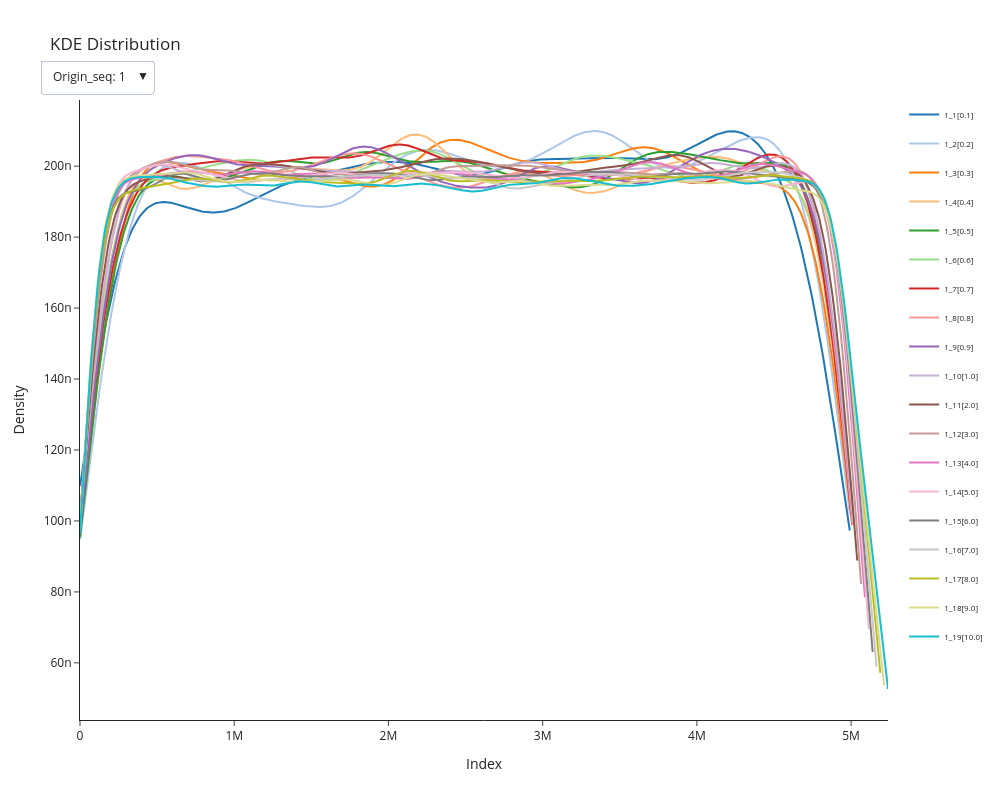

Notebook cell for this chart:
### Code cell
plotly_kde_dropdown(indel_dataframe)

### Figure 1 — Plotly figure (JSON) as saved in the notebook; plotly's stock layout.template omitted (floating-point values rounded to 4 significant figures; data arrays with more than 128 entries replaced by an {"elided": "..."} marker saying what was removed)
{"data": [{"legendgroup": "1[0.1]", "marker": {"color": "rgb(31, 119, 180)"}, "mode": "lines", "name": "1_1[0.1]", "showlegend": true, "type": "scatter", "visible": true, "x": {"elided": "500 float values"}, "xaxis": "x", "y": {"elided": "500 float values"}, "yaxis": "y"}, {"legendgroup": "2[0.2]", "marker": {"color": "rgb(174, 199, 232)"}, "mode": "lines", "name": "1_2[0.2]", "showlegend": true, "type": "scatter", "visible": true, "x": {"elided": "500 float values"}, "xaxis": "x", "y": {"elided": "500 float values"}, "yaxis": "y"}, {"legendgroup": "3[0.3]", "marker": {"color": "rgb(255, 127, 14)"}, "mode": "lines", "name": "1_3[0.3]", "showlegend": true, "type": "scatter", "visible": true, "x": {"elided": "500 float values"}, "xaxis": "x", "y": {"elided": "500 float values"}, "yaxis": "y"}, {"legendgroup": "4[0.4]", "marker": {"color": "rgb(255, 187, 120)"}, "mode": "lines", "name": "1_4[0.4]", "showlegend": true, "type": "scatter", "visible": true, "x": {"elided": "500 float values"}, "xaxis": "x", "y": {"elided": "500 float values"}, "yaxis": "y"}, {"legendgroup": "5[0.5]", "marker": {"color": "rgb(44, 160, 44)"}, "mode": "lines", "name": "1_5[0.5]", "showlegend": true, "type": "scatter", "visible": true, "x": {"elided": "500 float values"}, "xaxis": "x", "y": {"elided": "500 float values"}, "yaxis": "y"}, {"legendgroup": "6[0.6]", "marker": {"color": "rgb(152, 223, 138)"}, "mode": "lines", "name": "1_6[0.6]", "showlegend": true, "type": "scatter", "visible": true, "x": {"elided": "500 float values"}, "xaxis": "x", "y": {"elided": "500 float values"}, "yaxis": "y"}, {"legendgroup": "7[0.7]", "marker": {"color": "rgb(214, 39, 40)"}, "mode": "lines", "name": "1_7[0.7]", "showlegend": true, "type": "scatter", "visible": true, "x": {"elided": "500 float values"}, "xaxis": "x", "y": {"elided": "500 float values"}, "yaxis": "y"}, {"legendgroup": "8[0.8]", "marker": {"color": "rgb(255, 152, 150)"}, "mode": "lines", "name": "1_8[0.8]", "showlegend": true, "type": "scatter", "visible": true, "x": {"elided": "500 float values"}, "xaxis": "x", "y": {"elided": "500 float values"}, "yaxis": "y"}, {"legendgroup": "9[0.9]", "marker": {"color": "rgb(148, 103, 189)"}, "mode": "lines", "name": "1_9[0.9]", "showlegend": true, "type": "scatter", "visible": true, "x": {"elided": "500 float values"}, "xaxis": "x", "y": {"elided": "500 float values"}, "yaxis": "y"}, {"legendgroup": "10[1.0]", "marker": {"color": "rgb(197, 176, 213)"}, "mode": "lines", "name": "1_10[1.0]", "showlegend": true, "type": "scatter", "visible": true, "x": {"elided": "500 float values"}, "xaxis": "x", "y": {"elided": "500 float values"}, "yaxis": "y"}, {"legendgroup": "11[2.0]", "marker": {"color": "rgb(140, 86, 75)"}, "mode": "lines", "name": "1_11[2.0]", "showlegend": true, "type": "scatter", "visible": true, "x": {"elided": "500 float values"}, "xaxis": "x", "y": {"elided": "500 float values"}, "yaxis": "y"}, {"legendgroup": "12[3.0]", "marker": {"color": "rgb(196, 156, 148)"}, "mode": "lines", "name": "1_12[3.0]", "showlegend": true, "type": "scatter", "visible": true, "x": {"elided": "500 float values"}, "xaxis": "x", "y": {"elided": "500 float values"}, "yaxis": "y"}, {"legendgroup": "13[4.0]", "marker": {"color": "rgb(227, 119, 194)"}, "mode": "lines", "name": "1_13[4.0]", "showlegend": true, "type": "scatter", "visible": true, "x": {"elided": "500 float values"}, "xaxis": "x", "y": {"elided": "500 float values"}, "yaxis": "y"}, {"legendgroup": "14[5.0]", "marker": {"color": "rgb(247, 182, 210)"}, "mode": "lines", "name": "1_14[5.0]", "showlegend": true, "type": "scatter", "visible": true, "x": {"elided": "500 float values"}, "xaxis": "x", "y": {"elided": "500 float values"}, "yaxis": "y"}, {"legendgroup": "15[6.0]", "marker": {"color": "rgb(127, 127, 127)"}, "mode": "lines", "name": "1_15[6.0]", "showlegend": true, "type": "scatter", "visible": true, "x": {"elided": "500 float values"}, "xaxis": "x", "y": {"elided": "500 float values"}, "yaxis": "y"}, {"legendgroup": "16[7.0]", "marker": {"color": "rgb(199, 199, 199)"}, "mode": "lines", "name": "1_16[7.0]", "showlegend": true, "type": "scatter", "visible": true, "x": {"elided": "500 float values"}, "xaxis": "x", "y": {"elided": "500 float values"}, "yaxis": "y"}, {"legendgroup": "17[8.0]", "marker": {"color": "rgb(188, 189, 34)"}, "mode": "lines", "name": "1_17[8.0]", "showlegend": true, "type": "scatter", "visible": true, "x": {"elided": "500 float values"}, "xaxis": "x", "y": {"elided": "500 float values"}, "yaxis": "y"}, {"legendgroup": "18[9.0]", "marker": {"color": "rgb(219, 219, 141)"}, "mode": "lines", "name": "1_18[9.0]", "showlegend": true, "type": "scatter", "visible": true, "x": {"elided": "500 float values"}, "xaxis": "x", "y": {"elided": "500 float values"}, "yaxis": "y"}, {"legendgroup": "19[10.0]", "marker": {"color": "rgb(23, 190, 207)"}, "mode": "lines", "name": "1_19[10.0]", "showlegend": true, "type": "scatter", "visible": true, "x": {"elided": "500 float values"}, "xaxis": "x", "y": {"elided": "500 float values"}, "yaxis": "y"}, {"legendgroup": "20[0.1]", "marker": {"color": "rgb(31, 119, 180)"}, "mode": "lines", "name": "2_20[0.1]", "showlegend": true, "type": "scatter", "visible": false, "x": {"elided": "500 float values"}, "xaxis": "x", "y": {"elided": "500 float values"}, "yaxis": "y"}, {"legendgroup": "21[0.2]", "marker": {"color": "rgb(174, 199, 232)"}, "mode": "lines", "name": "2_21[0.2]", "showlegend": true, "type": "scatter", "visible": false, "x": {"elided": "500 float values"}, "xaxis": "x", "y": {"elided": "500 float values"}, "yaxis": "y"}, {"legendgroup": "22[0.3]", "marker": {"color": "rgb(255, 127, 14)"}, "mode": "lines", "name": "2_22[0.3]", "showlegend": true, "type": "scatter", "visible": false, "x": {"elided": "500 float values"}, "xaxis": "x", "y": {"elided": "500 float values"}, "yaxis": "y"}, {"legendgroup": "23[0.4]", "marker": {"color": "rgb(255, 187, 120)"}, "mode": "lines", "name": "2_23[0.4]", "showlegend": true, "type": "scatter", "visible": false, "x": {"elided": "500 float values"}, "xaxis": "x", "y": {"elided": "500 float values"}, "yaxis": "y"}, {"legendgroup": "24[0.5]", "marker": {"color": "rgb(44, 160, 44)"}, "mode": "lines", "name": "2_24[0.5]", "showlegend": true, "type": "scatter", "visible": false, "x": {"elided": "500 float values"}, "xaxis": "x", "y": {"elided": "500 float values"}, "yaxis": "y"}, {"legendgroup": "25[0.6]", "marker": {"color": "rgb(152, 223, 138)"}, "mode": "lines", "name": "2_25[0.6]", "showlegend": true, "type": "scatter", "visible": false, "x": {"elided": "500 float values"}, "xaxis": "x", "y": {"elided": "500 float values"}, "yaxis": "y"}, {"legendgroup": "26[0.7]", "marker": {"color": "rgb(214, 39, 40)"}, "mode": "lines", "name": "2_26[0.7]", "showlegend": true, "type": "scatter", "visible": false, "x": {"elided": "500 float values"}, "xaxis": "x", "y": {"elided": "500 float values"}, "yaxis": "y"}, {"legendgroup": "27[0.8]", "marker": {"color": "rgb(255, 152, 150)"}, "mode": "lines", "name": "2_27[0.8]", "showlegend": true, "type": "scatter", "visible": false, "x": {"elided": "500 float values"}, "xaxis": "x", "y": {"elided": "500 float values"}, "yaxis": "y"}, {"legendgroup": "28[0.9]", "marker": {"color": "rgb(148, 103, 189)"}, "mode": "lines", "name": "2_28[0.9]", "showlegend": true, "type": "scatter", "visible": false, "x": {"elided": "500 float values"}, "xaxis": "x", "y": {"elided": "500 float values"}, "yaxis": "y"}, {"legendgroup": "29[1.0]", "marker": {"color": "rgb(197, 176, 213)"}, "mode": "lines", "name": "2_29[1.0]", "showlegend": true, "type": "scatter", "visible": false, "x": {"elided": "500 float values"}, "xaxis": "x", "y": {"elided": "500 float values"}, "yaxis": "y"}, {"legendgroup": "30[2.0]", "marker": {"color": "rgb(140, 86, 75)"}, "mode": "lines", "name": "2_30[2.0]", "showlegend": true, "type": "scatter", "visible": false, "x": {"elided": "500 float values"}, "xaxis": "x", "y": {"elided": "500 float values"}, "yaxis": "y"}, {"legendgroup": "31[3.0]", "marker": {"color": "rgb(196, 156, 148)"}, "mode": "lines", "name": "2_31[3.0]", "showlegend": true, "type": "scatter", "visible": false, "x": {"elided": "500 float values"}, "xaxis": "x", "y": {"elided": "500 float values"}, "yaxis": "y"}, {"legendgroup": "32[4.0]", "marker": {"color": "rgb(227, 119, 194)"}, "mode": "lines", "name": "2_32[4.0]", "showlegend": true, "type": "scatter", "visible": false, "x": {"elided": "500 float values"}, "xaxis": "x", "y": {"elided": "500 float values"}, "yaxis": "y"}, {"legendgroup": "33[5.0]", "marker": {"color": "rgb(247, 182, 210)"}, "mode": "lines", "name": "2_33[5.0]", "showlegend": true, "type": "scatter", "visible": false, "x": {"elided": "500 float values"}, "xaxis": "x", "y": {"elided": "500 float values"}, "yaxis": "y"}, {"legendgroup": "34[6.0]", "marker": {"color": "rgb(127, 127, 127)"}, "mode": "lines", "name": "2_34[6.0]", "showlegend": true, "type": "scatter", "visible": false, "x": {"elided": "500 float values"}, "xaxis": "x", "y": {"elided": "500 float values"}, "yaxis": "y"}, {"legendgroup": "35[7.0]", "marker": {"color": "rgb(199, 199, 199)"}, "mode": "lines", "name": "2_35[7.0]", "showlegend": true, "type": "scatter", "visible": false, "x": {"elided": "500 float values"}, "xaxis": "x", "y": {"elided": "500 float values"}, "yaxis": "y"}, {"legendgroup": "36[8.0]", "marker": {"color": "rgb(188, 189, 34)"}, "mode": "lines", "name": "2_36[8.0]", "showlegend": true, "type": "scatter", "visible": false, "x": {"elided": "500 float values"}, "xaxis": "x", "y": {"elided": "500 float values"}, "yaxis": "y"}, {"legendgroup": "37[9.0]", "marker": {"color": "rgb(219, 219, 141)"}, "mode": "lines", "name": "2_37[9.0]", "showlegend": true, "type": "scatter", "visible": false, "x": {"elided": "500 float values"}, "xaxis": "x", "y": {"elided": "500 float values"}, "yaxis": "y"}, {"legendgroup": "38[10.0]", "marker": {"color": "rgb(23, 190, 207)"}, "mode": "lines", "name": "2_38[10.0]", "showlegend": true, "type": "scatter", "visible": false, "x": {"elided": "500 float values"}, "xaxis": "x", "y": {"elided": "500 float values"}, "yaxis": "y"}, {"legendgroup": "39[0.1]", "marker": {"color": "rgb(31, 119, 180)"}, "mode": "lines", "name": "3_39[0.1]", "showlegend": true, "type": "scatter", "visible": false, "x": {"elided": "500 float values"}, "xaxis": "x", "y": {"elided": "500 float values"}, "yaxis": "y"}, {"legendgroup": "40[0.2]", "marker": {"color": "rgb(174, 199, 232)"}, "mode": "lines", "name": "3_40[0.2]", "showlegend": true, "type": "scatter", "visible": false, "x": {"elided": "500 float values"}, "xaxis": "x", "y": {"elided": "500 float values"}, "yaxis": "y"}, {"legendgroup": "41[0.3]", "marker": {"color": "rgb(255, 127, 14)"}, "mode": "lines", "name": "3_41[0.3]", "showlegend": true, "type": "scatter", "visible": false, "x": {"elided": "500 float values"}, "xaxis": "x", "y": {"elided": "500 float values"}, "yaxis": "y"}, {"legendgroup": "42[0.4]", "marker": {"color": "rgb(255, 187, 120)"}, "mode": "lines", "name": "3_42[0.4]", "showlegend": true, "type": "scatter", "visible": false, "x": {"elided": "500 float values"}, "xaxis": "x", "y": {"elided": "500 float values"}, "yaxis": "y"}, {"legendgroup": "43[0.5]", "marker": {"color": "rgb(44, 160, 44)"}, "mode": "lines", "name": "3_43[0.5]", "showlegend": true, "type": "scatter", "visible": false, "x": {"elided": "500 float values"}, "xaxis": "x", "y": {"elided": "500 float values"}, "yaxis": "y"}, {"legendgroup": "44[0.6]", "marker": {"color": "rgb(152, 223, 138)"}, "mode": "lines", "name": "3_44[0.6]", "showlegend": true, "type": "scatter", "visible": false, "x": {"elided": "500 float values"}, "xaxis": "x", "y": {"elided": "500 float values"}, "yaxis": "y"}, {"legendgroup": "45[0.7]", "marker": {"color": "rgb(214, 39, 40)"}, "mode": "lines", "name": "3_45[0.7]", "showlegend": true, "type": "scatter", "visible": false, "x": {"elided": "500 float values"}, "xaxis": "x", "y": {"elided": "500 float values"}, "yaxis": "y"}, {"legendgroup": "46[0.8]", "marker": {"color": "rgb(255, 152, 150)"}, "mode": "lines", "name": "3_46[0.8]", "showlegend": true, "type": "scatter", "visible": false, "x": {"elided": "500 float values"}, "xaxis": "x", "y": {"elided": "500 float values"}, "yaxis": "y"}, {"legendgroup": "47[0.9]", "marker": {"color": "rgb(148, 103, 189)"}, "mode": "lines", "name": "3_47[0.9]", "showlegend": true, "type": "scatter", "visible": false, "x": {"elided": "500 float values"}, "xaxis": "x", "y": {"elided": "500 float values"}, "yaxis": "y"}, {"legendgroup": "48[1.0]", "marker": {"color": "rgb(197, 176, 213)"}, "mode": "lines", "name": "3_48[1.0]", "showlegend": true, "type": "scatter", "visible": false, "x": {"elided": "500 float values"}, "xaxis": "x", "y": {"elided": "500 float values"}, "yaxis": "y"}, {"legendgroup": "49[2.0]", "marker": {"color": "rgb(140, 86, 75)"}, "mode": "lines", "name": "3_49[2.0]", "showlegend": true, "type": "scatter", "visible": false, "x": {"elided": "500 float values"}, "xaxis": "x", "y": {"elided": "500 float values"}, "yaxis": "y"}, {"legendgroup": "50[3.0]", "marker": {"color": "rgb(196, 156, 148)"}, "mode": "lines", "name": "3_50[3.0]", "showlegend": true, "type": "scatter", "visible": false, "x": {"elided": "500 float values"}, "xaxis": "x", "y": {"elided": "500 float values"}, "yaxis": "y"}, {"legendgroup": "51[4.0]", "marker": {"color": "rgb(227, 119, 194)"}, "mode": "lines", "name": "3_51[4.0]", "showlegend": true, "type": "scatter", "visible": false, "x": {"elided": "500 float values"}, "xaxis": "x", "y": {"elided": "500 float values"}, "yaxis": "y"}, {"legendgroup": "52[5.0]", "marker": {"color": "rgb(247, 182, 210)"}, "mode": "lines", "name": "3_52[5.0]", "showlegend": true, "type": "scatter", "visible": false, "x": {"elided": "500 float values"}, "xaxis": "x", "y": {"elided": "500 float values"}, "yaxis": "y"}, {"legendgroup": "53[6.0]", "marker": {"color": "rgb(127, 127, 127)"}, "mode": "lines", "name": "3_53[6.0]", "showlegend": true, "type": "scatter", "visible": false, "x": {"elided": "500 float values"}, "xaxis": "x", "y": {"elided": "500 float values"}, "yaxis": "y"}, {"legendgroup": "54[7.0]", "marker": {"color": "rgb(199, 199, 199)"}, "mode": "lines", "name": "3_54[7.0]", "showlegend": true, "type": "scatter", "visible": false, "x": {"elided": "500 float values"}, "xaxis": "x", "y": {"elided": "500 float values"}, "yaxis": "y"}, {"legendgroup": "55[8.0]", "marker": {"color": "rgb(188, 189, 34)"}, "mode": "lines", "name": "3_55[8.0]", "showlegend": true, "type": "scatter", "visible": false, "x": {"elided": "500 float values"}, "xaxis": "x", "y": {"elided": "500 float values"}, "yaxis": "y"}, {"legendgroup": "56[9.0]", "marker": {"color": "rgb(219, 219, 141)"}, "mode": "lines", "name": "3_56[9.0]", "showlegend": true, "type": "scatter", "visible": false, "x": {"elided": "500 float values"}, "xaxis": "x", "y": {"elided": "500 float values"}, "yaxis": "y"}, {"legendgroup": "57[10.0]", "marker": {"color": "rgb(23, 190, 207)"}, "mode": "lines", "name": "3_57[10.0]", "showlegend": true, "type": "scatter", "visible": false, "x": {"elided": "500 float values"}, "xaxis": "x", "y": {"elided": "500 float values"}, "yaxis": "y"}], "layout": {"height": 800, "legend": {"font": {"size": 8}}, "showlegend": true, "title": {"text": "KDE Distribution"}, "updatemenus": [{"active": 0, "buttons": [{"args": [{"visible": [true, true, true, true, true, true, true, true, true, true, true, true, true, true, true, true, true, true, true, false, false, false, false, false, false, false, false, false, false, false, false, false, false, false, false, false, false, false, false, false, false, false, false, false, false, false, false, false, false, false, false, false, false, false, false, false, false]}, {"title": "KDE Distribution - Origin sequnce: 1"}], "label": "Origin_seq: 1", "method": "update"}, {"args": [{"visible": [false, false, false, false, false, false, false, false, false, false, false, false, false, false, false, false, false, false, false, true, true, true, true, true, true, true, true, true, true, true, true, true, true, true, true, true, true, true, false, false, false, false, false, false, false, false, false, false, false, false, false, false, false, false, false, false, false]}, {"title": "KDE Distribution - Origin sequnce: 2"}], "label": "Origin_seq: 2", "method": "update"}, {"args": [{"visible": [false, false, false, false, false, false, false, false, false, false, false, false, false, false, false, false, false, false, false, false, false, false, false, false, false, false, false, false, false, false, false, false, false, false, false, false, false, false, true, true, true, true, true, true, true, true, true, true, true, true, true, true, true, true, true, true, true]}, {"title": "KDE Distribution - Origin sequnce: 3"}], "label": "Origin_seq: 3", "method": "update"}], "direction": "down", "pad": {"r": 10, "t": 10}, "showactive": true, "xanchor": "left", "y": 1.08, "yanchor": "top"}], "width": 1000, "xaxis": {"title": {"text": "Index"}}, "yaxis": {"title": {"text": "Density"}}}}
